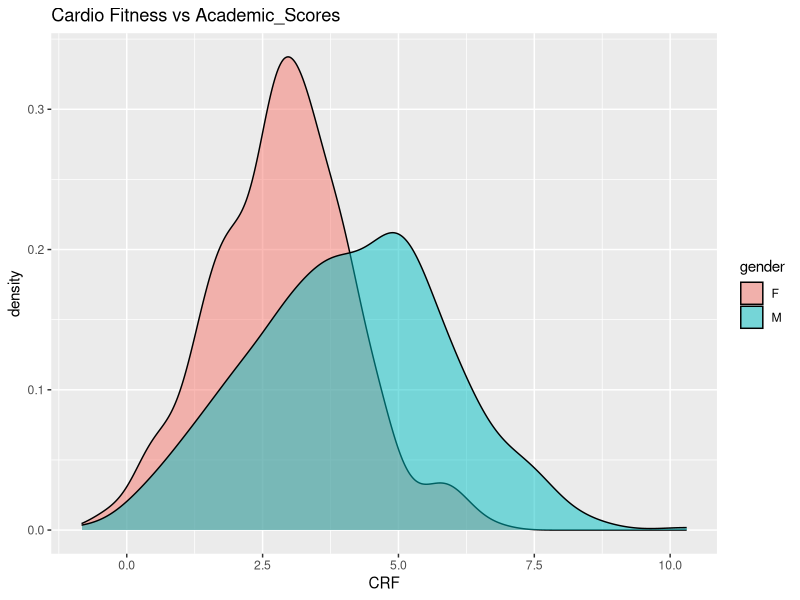
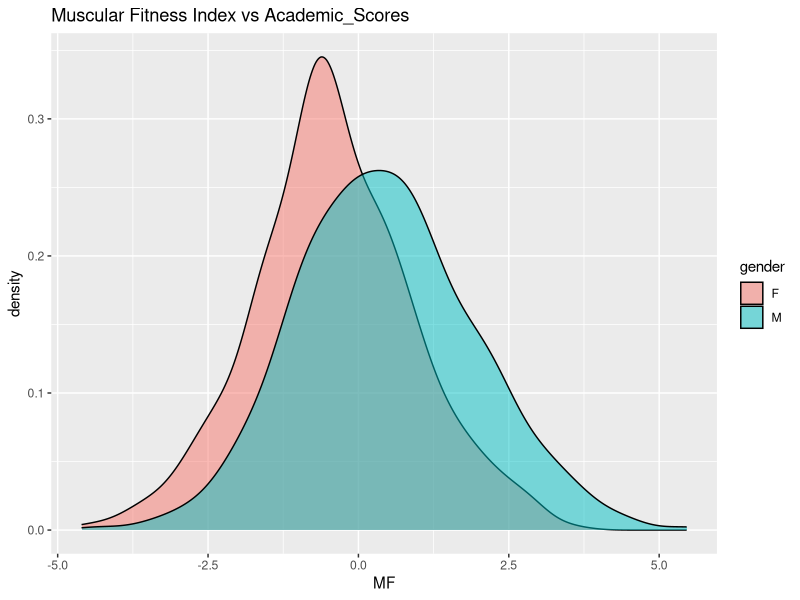
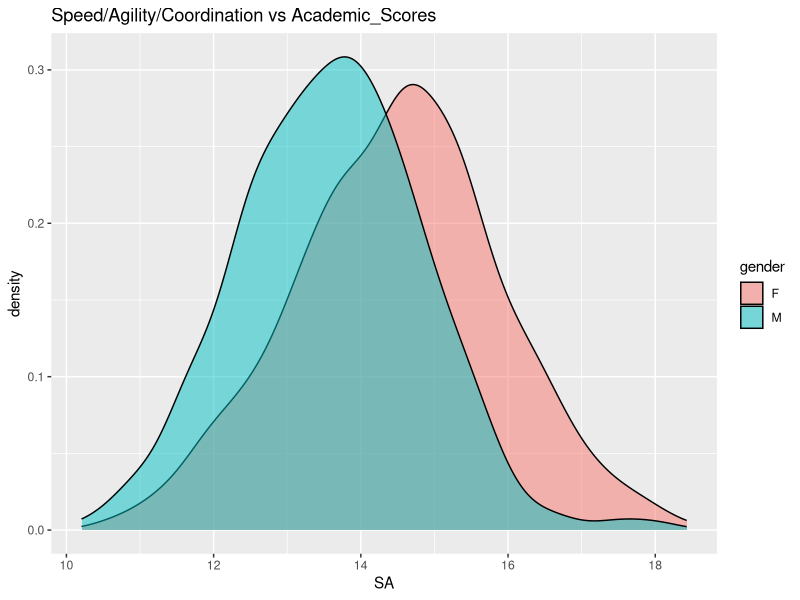
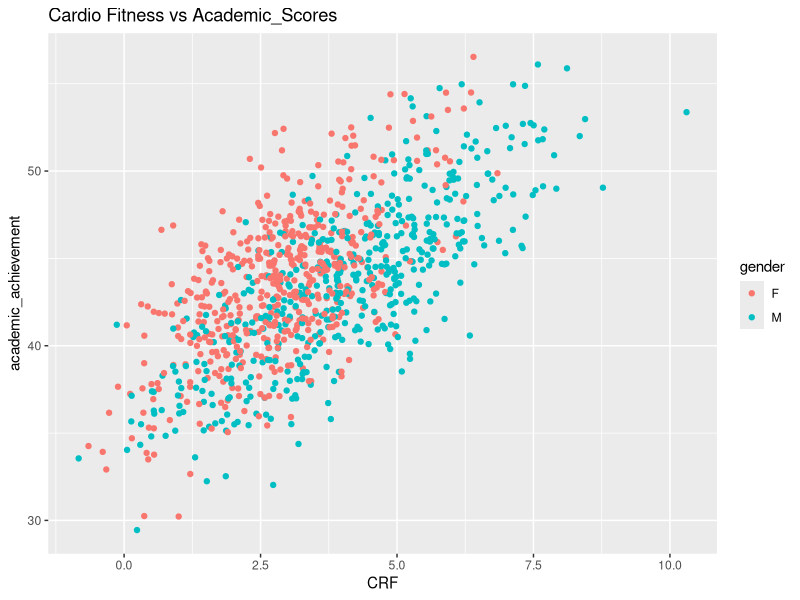
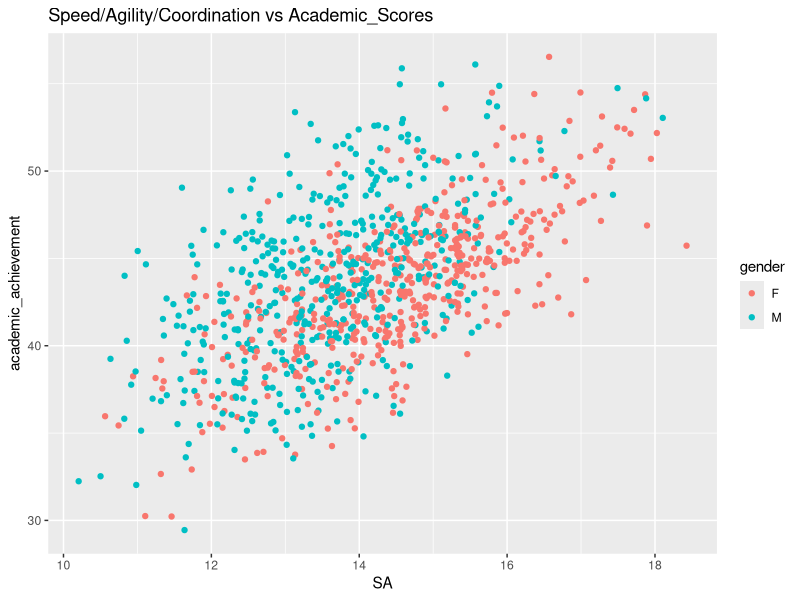
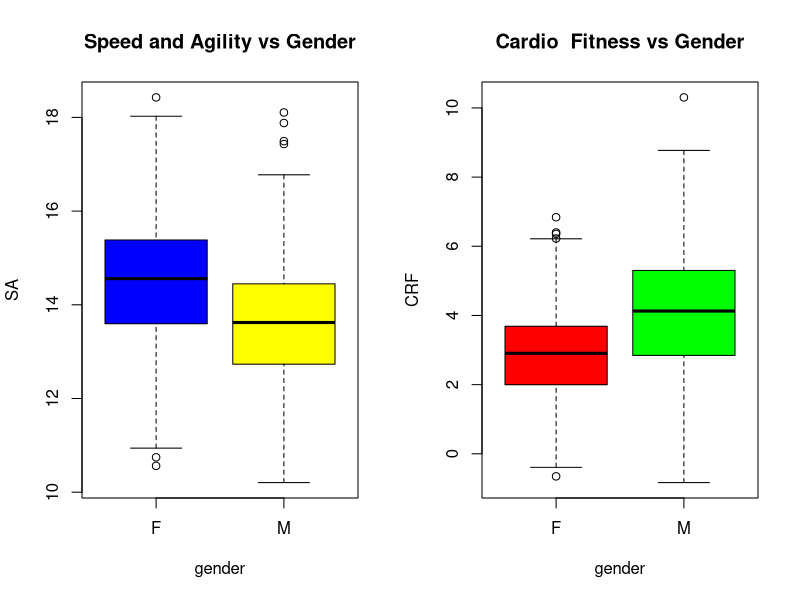

Reproduce these figures in R, in order.
## ---- chunk 1
generateDataset<-function(N){
  set.seed(123)
  #Cardio Respiratory fitness=CRF(seconds)
  gender<-sample(c("M", "F"), N, replace=TRUE, prob=c(.49, .502))
  CRF_Mean<-c(M=4.10, F=2.86)
  CRF_SD<-c(M=1.83, F=1.25)
  CRF<-rnorm(N, mean=CRF_Mean[gender],sd=CRF_SD[gender]) 
  
  #Handing grip(kg)=HG
  HG_Mean<-c(M=15.38,F=13.78) 
  HG_SD<-c(M=3.45,F=3.08)
  HG<-rnorm(N, mean=HG_Mean[gender],sd=HG_SD[gender])
  
  #Standing broad jump(cm)=SB
  SB_Mean<-c(M=119.63,F=109.28) 
  SB_SD<-c(M=19.57,F=18.37)
  SB<-rnorm(N, mean=SB_Mean[gender],sd=SB_SD[gender])
  
  #Muscular fitness Index=MF 
  #Its the summation of standardized z-scores of SB and HG.
  MF_Index<-function(HG,SB){
    a= (HG-mean(HG))/sd(HG)
    b= (SB-mean(SB))/sd(SB)
    return (a+b)
  }
  
  MF<-MF_Index(HG,SB)
  
  #Speed, Agility and Coordination=SA(seconds)
  SA_Mean<-c(M=13.66,F=14.49)
  SA_SD<-c(M=1.29,F=1.36)
  SA<-rnorm(N, mean=SA_Mean[gender],sd=SA_SD[gender]) 
  
  scores_mean<-c(M=7.34, F=7.69)
  scores_sd<-c(M=1.61,F=1.54)
  
  academic_achievement<-1+2*CRF+2*SA+(round(rnorm(N,mean=scores_mean[gender],scores_sd[gender]),1))
  
  data.frame(gender,CRF,HG,SB,MF,SA, academic_achievement)
}

N=1000
df<-generateDataset(N)
## ---- chunk 2
library(ggplot2)
g <- ggplot(data=df)
g + geom_density(aes(x=CRF, fill=gender), alpha=0.5)+ggtitle("Cardio Fitness vs Academic_Scores")
g + geom_density(aes(x=MF, fill=gender), alpha=.5)+ggtitle("Muscular Fitness Index vs Academic_Scores")
g + geom_density(aes(x=SA, fill=gender), alpha=.5)+ggtitle("Speed/Agility/Coordination vs Academic_Scores")
## ---- chunk 3
h <-ggplot(df,aes(x=CRF, y=academic_achievement))
h + geom_point(aes(color=gender))+ggtitle("Cardio Fitness vs Academic_Scores")

h <-ggplot(df,aes(x=SA, y=academic_achievement))
h + geom_point(aes(color=gender))+ggtitle("Speed/Agility/Coordination vs Academic_Scores")
## ---- chunk 4
par(mfrow=c(1,2))
with(df,boxplot(SA~gender,  
                col = c("blue", "yellow"), main = "Speed and Agility vs Gender"))
with(df,boxplot(CRF~gender,  
                col = c("red", "green"), main = "Cardio  Fitness vs Gender"))
## ---- chunk 5
summary(df)

## gender       CRF                HG               SB       
##  F:512   Min.   :-0.8325   Min.   : 4.865   Min.   : 51.8  
##  M:488   1st Qu.: 2.3195   1st Qu.:12.373   1st Qu.:101.1  
##          Median : 3.3344   Median :14.417   Median :114.3  
##          Mean   : 3.4813   Mean   :14.546   Mean   :114.3  
##          3rd Qu.: 4.5780   3rd Qu.:16.719   3rd Qu.:127.5  
##          Max.   :10.3044   Max.   :25.095   Max.   :186.6  
##        MF                 SA        academic_achievement
##  Min.   :-4.60349   Min.   :10.21   Min.   :29.45       
##  1st Qu.:-0.92600   1st Qu.:13.13   1st Qu.:40.81       
##  Median :-0.09826   Median :14.05   Median :43.64       
##  Mean   : 0.00000   Mean   :14.06   Mean   :43.60       
##  3rd Qu.: 0.91568   3rd Qu.:14.96   3rd Qu.:46.33       
##  Max.   : 5.45755   Max.   :18.43   Max.   :56.54
## ---- chunk 6
cor(df[2:6])

##             CRF          HG          SB          MF          SA
## CRF  1.00000000  0.13636243  0.06843711  0.13939273 -0.09051263
## HG   0.13636243  1.00000000  0.07931383  0.73461344 -0.05267322
## SB   0.06843711  0.07931383  1.00000000  0.73461344 -0.01873038
## MF   0.13939273  0.73461344  0.73461344  1.00000000 -0.04859944
## SA  -0.09051263 -0.05267322 -0.01873038 -0.04859944  1.00000000

## ---- chunk 7
fit1<-lm(academic_achievement~gender+CRF+MF+SA,data=df)
summary(fit1)

## 
## Call:
## lm(formula = academic_achievement ~ gender + CRF + MF + SA, data = df)
## 
## Residuals:
##     Min      1Q  Median      3Q     Max 
## -5.0964 -1.0100 -0.0318  1.0392  5.2156 
## 
## Coefficients:
##             Estimate Std. Error t value Pr(>|t|)    
## (Intercept)  8.74741    0.54652  16.006  < 2e-16 ***
## genderM     -0.43569    0.11492  -3.791 0.000159 ***
## CRF          1.98493    0.03159  62.836  < 2e-16 ***
## MF           0.02200    0.03497   0.629 0.529442    
## SA           2.00261    0.03699  54.143  < 2e-16 ***
## ---
## Signif. codes:  0 '***' 0.001 '**' 0.01 '*' 0.05 '.' 0.1 ' ' 1
## 
## Residual standard error: 1.548 on 995 degrees of freedom
## Multiple R-squared:  0.8773, Adjusted R-squared:  0.8769 
## F-statistic:  1779 on 4 and 995 DF,  p-value: < 2.2e-16

